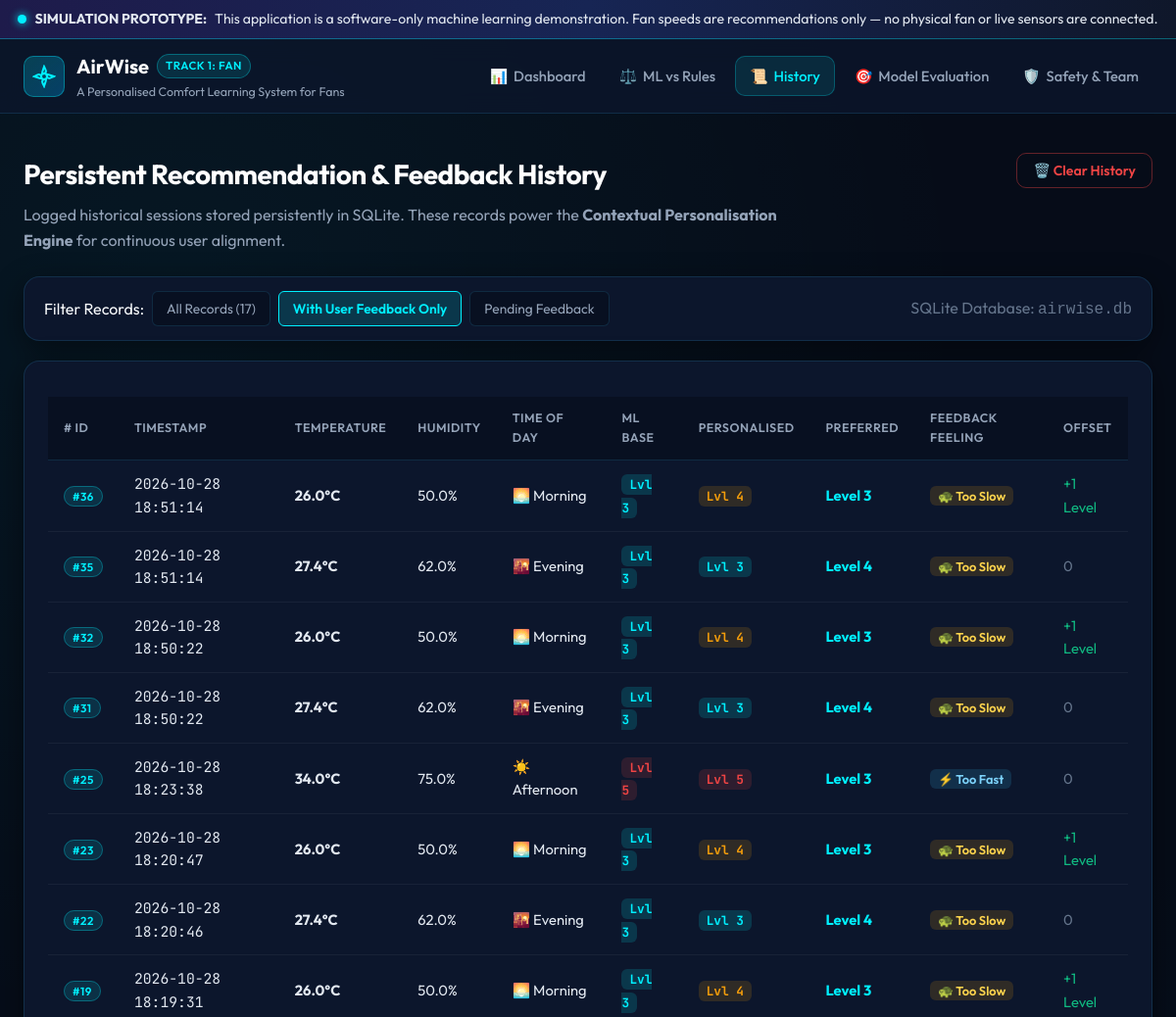
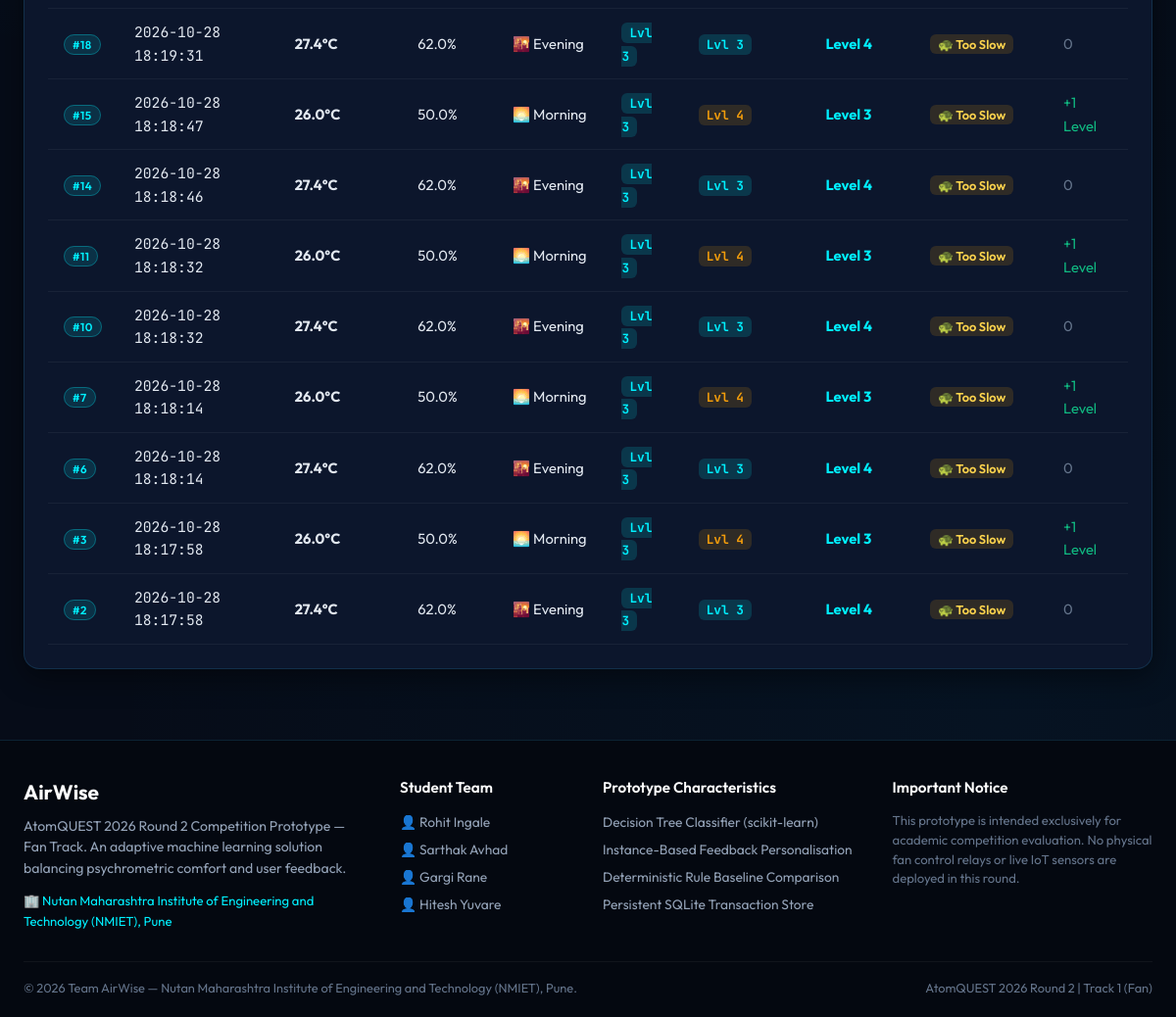
Screenshot of /history?filter=feedback_only with the database file from the repository (2 pictures, top to bottom).
### tables this page shows
CREATE TABLE predictions (
            id INTEGER PRIMARY KEY AUTOINCREMENT,
            timestamp TEXT NOT NULL,
            temperature REAL NOT NULL,
            humidity REAL NOT NULL,
            time_of_day TEXT NOT NULL,
            ml_speed INTEGER NOT NULL,
            rule_speed INTEGER NOT NULL,
            personalized_speed INTEGER NOT NULL,
            adjustment_applied INTEGER NOT NULL DEFAULT 0,
            explanation TEXT NOT NULL,
            preferred_speed INTEGER DEFAULT NULL,
            feedback_type TEXT DEFAULT NULL,
            feedback_timestamp TEXT DEFAULT NULL
        );

### app.py (the view)
@app.route("/history")
def history():
    filter_type = request.args.get("filter", "all")
    records = get_history(limit=100, filter_type=filter_type)
    return render_template(
        "history.html",
        records=records,
        filter_type=filter_type,
        total_count=len(records)
    )

### app.py (called while the page is built)
@app.context_processor
def inject_global_metadata():
    return {
        "project_name": "AirWise",
        "project_tagline": "A Personalised Comfort Learning System for Fans",
        "team_members": ["Rohit Ingale", "Sarthak Avhad", "Gargi Rane", "Hitesh Yuvare"],
        "college_name": "Nutan Maharashtra Institute of Engineering and Technology (NMIET), Pune",
        "track_name": "Track 1 — Fan (AtomQUEST 2026)",
        "fan_levels": FAN_SPEED_LEVELS,
        "temp_min": TEMP_MIN_C,
        "temp_max": TEMP_MAX_C,
        "hum_min": HUMIDITY_MIN_PCT,
        "hum_max": HUMIDITY_MAX_PCT,
        "time_categories": TIME_OF_DAY_CATEGORIES,
        "total_feedback_count": get_feedback_count()
    }

### database.py (called while the page is built, shortened)
def get_db_connection():
    db_dir = os.path.dirname(DATABASE_PATH)
    if db_dir and not os.path.exists(db_dir):
        os.makedirs(db_dir, exist_ok=True)
    conn = sqlite3.connect(DATABASE_PATH)
    conn.row_factory = sqlite3.Row  # Enables column access by name (dict-like)
    return conn

def get_history(limit: int = 50, filter_type: Optional[str] = None) -> List[Dict[str, Any]]:
    conn = get_db_connection()
    cursor = conn.cursor()
    if filter_type == "feedback_only":
        cursor.execute("""
            SELECT * FROM predictions
            WHERE feedback_type IS NOT NULL
            ORDER BY id DESC
            LIMIT ?;
        """, (limit,))
    else:
        cursor.execute("""
            SELECT * FROM predictions
            ORDER BY id DESC
            LIMIT ?;
        """, (limit,))
    rows = cursor.fetchall()
    history = [dict(row) for row in rows]
    conn.close()
    return history

def get_feedback_count() -> int:
    conn = get_db_connection()
    cursor = conn.cursor()
    cursor.execute("""
        SELECT COUNT(*) FROM predictions
        WHERE feedback_type IS NOT NULL;
    """)
    count = cursor.fetchone()[0]
    conn.close()
    return count

### templates/history.html (shortened to what this page needs)
{% extends "base.html" %}
{% block content %}
<div class="page-container">
    <div class="page-intro">
        <div class="intro-content">
            <h1 class="page-title">Persistent Recommendation & Feedback History</h1>
            <p class="page-subtitle">
                Logged historical sessions stored persistently in SQLite.
                These records power the <strong>Contextual Personalisation Engine</strong> for continuous user alignment.
            </p>
        </div>
        <div class="intro-actions">
            <form action="{{ url_for('clear_all_history') }}" method="POST" onsubmit="return confirm('Are you sure you want to clear all history records? This cannot be undone.');">
                <button type="submit" class="btn btn-danger-outline" id="btn-clear-history">
                    🗑️ Clear History
                </button>
            </form>
        </div>
    </div>
    <div class="filter-bar card">
        <div class="filter-group">
            <span class="filter-label">Filter Records:</span>
            <a href="{{ url_for('history', filter='all') }}"
               class="btn-filter {% if filter_type == 'all' or not filter_type %}active{% endif %}">
                All Records ({{ total_count }})
            </a>
            <a href="{{ url_for('history', filter='feedback_only') }}"
               class="btn-filter {% if filter_type == 'feedback_only' %}active{% endif %}">
                With User Feedback Only
            </a>
            <a href="{{ url_for('history', filter='no_feedback') }}"
               class="btn-filter {% if filter_type == 'no_feedback' %}active{% endif %}">
                Pending Feedback
            </a>
        </div>
        <div class="filter-info text-muted">
            SQLite Database: <code>airwise.db</code>
        </div>
    </div>
    <div class="card panel-card">
        {% if records and records|length > 0 %}
            <div class="table-responsive">
                <table class="data-table" id="history-table">
                    <thead>
                        <tr>
                            <th># ID</th>
                            <th>Timestamp</th>
                            <th>Temperature</th>
                            <th>Humidity</th>
                            <th>Time of Day</th>
                            <th>ML Base</th>
                            <th>Personalised</th>
                            <th>Preferred</th>
                            <th>Feedback Feeling</th>
                            <th>Offset</th>
                        </tr>
                    </thead>
                    <tbody>
                        {% for row in records %}
                            <tr>
                                <td><span class="badge-tag">#{{ row.id }}</span></td>
                                <td class="font-mono text-muted">{{ row.timestamp }}</td>
                                <td><strong>{{ row.temperature }}°C</strong></td>
                                <td>{{ row.humidity }}%</td>
                                <td>
                                    <span class="chip-sm">
                                        {% if row.time_of_day == 'Morning' %}🌅 Morning
                                        {% elif row.time_of_day == 'Afternoon' %}☀️ Afternoon
                                        {% elif row.time_of_day == 'Evening' %}🌇 Evening
                                        {% else %}🌙 Night{% endif %}
                                    </span>
                                </td>
                                <td>
                                    <span class="badge-speed-sm badge-speed-{{ row.ml_speed }}">
                                        Lvl {{ row.ml_speed }}
                                    </span>
                                </td>
                                <td>
                                    <span class="badge-speed-sm badge-speed-{{ row.personalized_speed }}">
                                        Lvl {{ row.personalized_speed }}
                                    </span>
                                </td>
                                <td>
                                    {% if row.preferred_speed %}
                                        <strong class="text-cyan">Level {{ row.preferred_speed }}</strong>
                                    {% else %}
                                        <span class="text-muted">—</span>
                                    {% endif %}
                                </td>
                                <td>
                                    {% if row.feedback_type == 'too_slow' %}
                                        <span class="badge-feedback fb-slow">🐢 Too Slow</span>
                                    {% elif row.feedback_type == 'comfortable' %}
                                        <span class="badge-feedback fb-comfort">👌 Comfortable</span>
                                    {% elif row.feedback_type == 'too_fast' %}
                                        <span class="badge-feedback fb-fast">⚡ Too Fast</span>
                                    {% else %}
                                        <span class="text-muted">No Feedback</span>
                                    {% endif %}
                                </td>
                                <td>
                                    {% if row.adjustment_applied > 0 %}
                                        <span class="text-green">+{{ row.adjustment_applied }} Level</span>
                                    {% elif row.adjustment_applied < 0 %}
                                        <span class="text-red">{{ row.adjustment_applied }} Level</span>
                                    {% else %}
                                        <span class="text-muted">0</span>
                                    {% endif %}
                                </td>
                            </tr>
                        {% endfor %}
                    </tbody>
                </table>
            </div>
        {% endif %}
    </div>
</div>
{% endblock %}

### rows the page displays
predictions: id "36", timestamp "2026-10-28 18:51:14", temperature "26.0", humidity "50.0", time_of_day "🌅 Morning", ml_speed "3", personalized_speed "4", preferred_speed "3", feedback_type "🐢 Too Slow", adjustment_applied "1"
predictions: id "35", timestamp "2026-10-28 18:51:14", temperature "27.4", humidity "62.0", time_of_day "🌇 Evening", ml_speed "3", personalized_speed "3", preferred_speed "4", feedback_type "🐢 Too Slow", adjustment_applied "0"
predictions: id "32", timestamp "2026-10-28 18:50:22", temperature "26.0", humidity "50.0", time_of_day "🌅 Morning", ml_speed "3", personalized_speed "4", preferred_speed "3", feedback_type "🐢 Too Slow", adjustment_applied "1"
predictions: id "31", timestamp "2026-10-28 18:50:22", temperature "27.4", humidity "62.0", time_of_day "🌇 Evening", ml_speed "3", personalized_speed "3", preferred_speed "4", feedback_type "🐢 Too Slow", adjustment_applied "0"
predictions: id "25", timestamp "2026-10-28 18:23:38", temperature "34.0", humidity "75.0", time_of_day "☀️ Afternoon", ml_speed "5", personalized_speed "5", preferred_speed "3", feedback_type "⚡ Too Fast", adjustment_applied "0"
predictions: id "23", timestamp "2026-10-28 18:20:47", temperature "26.0", humidity "50.0", time_of_day "🌅 Morning", ml_speed "3", personalized_speed "4", preferred_speed "3", feedback_type "🐢 Too Slow", adjustment_applied "1"
predictions: id "22", timestamp "2026-10-28 18:20:46", temperature "27.4", humidity "62.0", time_of_day "🌇 Evening", ml_speed "3", personalized_speed "3", preferred_speed "4", feedback_type "🐢 Too Slow", adjustment_applied "0"
predictions: id "19", timestamp "2026-10-28 18:19:31", temperature "26.0", humidity "50.0", time_of_day "🌅 Morning", ml_speed "3", personalized_speed "4", preferred_speed "3", feedback_type "🐢 Too Slow", adjustment_applied "1"
predictions: id "18", timestamp "2026-10-28 18:19:31", temperature "27.4", humidity "62.0", time_of_day "🌇 Evening", ml_speed "3", personalized_speed "3", preferred_speed "4", feedback_type "🐢 Too Slow", adjustment_applied "0"
predictions: id "15", timestamp "2026-10-28 18:18:47", temperature "26.0", humidity "50.0", time_of_day "🌅 Morning", ml_speed "3", personalized_speed "4", preferred_speed "3", feedback_type "🐢 Too Slow", adjustment_applied "1"
predictions: id "14", timestamp "2026-10-28 18:18:46", temperature "27.4", humidity "62.0", time_of_day "🌇 Evening", ml_speed "3", personalized_speed "3", preferred_speed "4", feedback_type "🐢 Too Slow", adjustment_applied "0"
predictions: id "11", timestamp "2026-10-28 18:18:32", temperature "26.0", humidity "50.0", time_of_day "🌅 Morning", ml_speed "3", personalized_speed "4", preferred_speed "3", feedback_type "🐢 Too Slow", adjustment_applied "1"
predictions: id "10", timestamp "2026-10-28 18:18:32", temperature "27.4", humidity "62.0", time_of_day "🌇 Evening", ml_speed "3", personalized_speed "3", preferred_speed "4", feedback_type "🐢 Too Slow", adjustment_applied "0"
predictions: id "7", timestamp "2026-10-28 18:18:14", temperature "26.0", humidity "50.0", time_of_day "🌅 Morning", ml_speed "3", personalized_speed "4", preferred_speed "3", feedback_type "🐢 Too Slow", adjustment_applied "1"
predictions: id "6", timestamp "2026-10-28 18:18:14", temperature "27.4", humidity "62.0", time_of_day "🌇 Evening", ml_speed "3", personalized_speed "3", preferred_speed "4", feedback_type "🐢 Too Slow", adjustment_applied "0"
predictions: id "3", timestamp "2026-10-28 18:17:58", temperature "26.0", humidity "50.0", time_of_day "🌅 Morning", ml_speed "3", personalized_speed "4", preferred_speed "3", feedback_type "🐢 Too Slow", adjustment_applied "1"
predictions: id "2", timestamp "2026-10-28 18:17:58", temperature "27.4", humidity "62.0", time_of_day "🌇 Evening", ml_speed "3", personalized_speed "3", preferred_speed "4", feedback_type "🐢 Too Slow", adjustment_applied "0"

### other values shown
{{ project_name }} "AirWise"
{{ project_tagline }} "A Personalised Comfort Learning System for Fans"
{{ total_count }} "17"
{{ college_name }} "Nutan Maharashtra Institute of Engineering and Technology (NMIET), Pune"
{{ member }} "Rohit Ingale" "Sarthak Avhad" "Gargi Rane" "Hitesh Yuvare"
